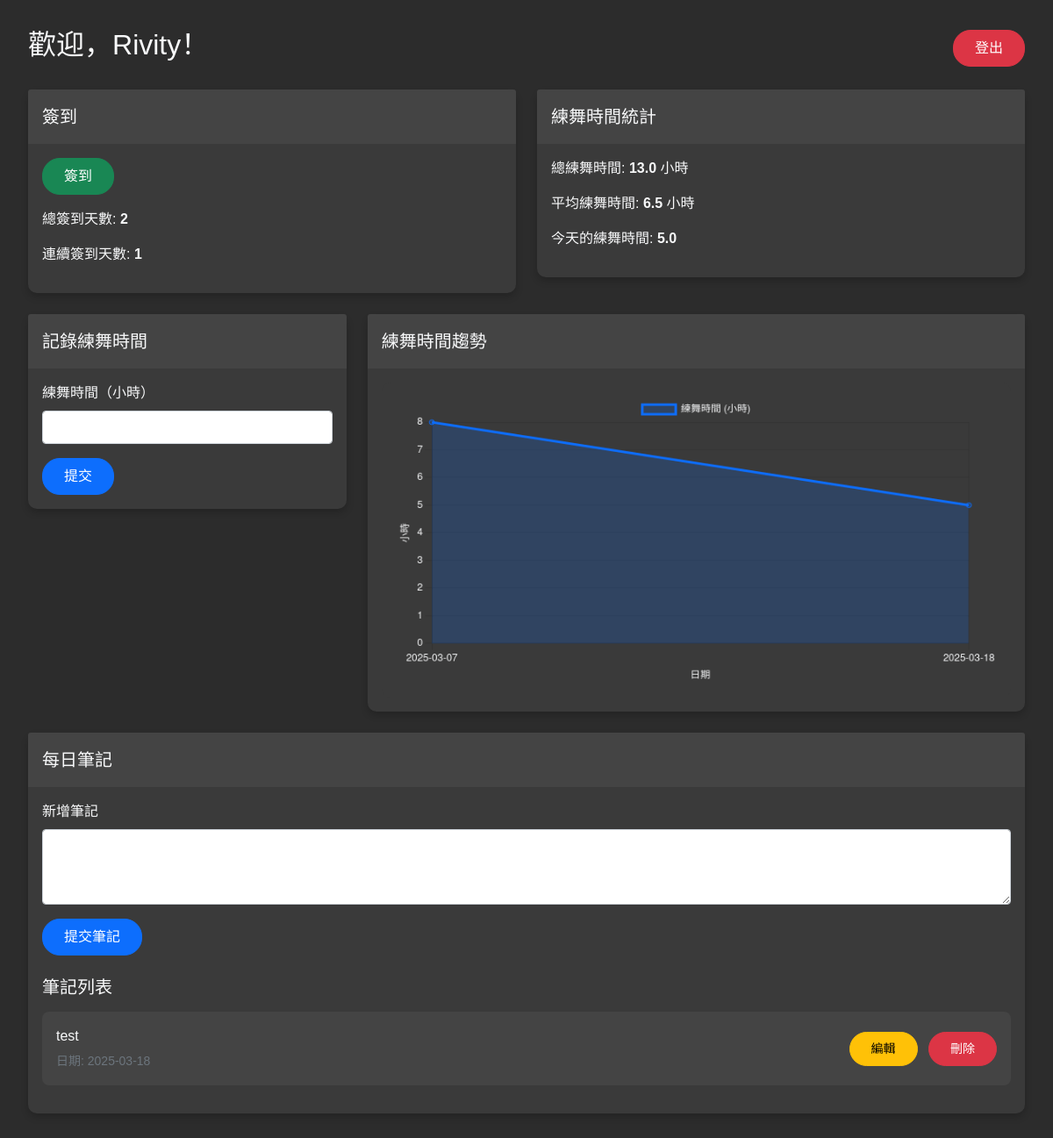
Page /dashboard (signed in) on the committed database.
### app.py (models this page shows)
class User(UserMixin, db.Model):
    id = db.Column(db.Integer, primary_key=True)
    username = db.Column(db.String(120), unique=True, nullable=False)
    password = db.Column(db.String(120), nullable=False)
    is_admin = db.Column(db.Boolean, default=False)
    sign_in_records = db.relationship('SignInRecord', backref='user', lazy=True)
    dance_sessions = db.relationship('DanceSession', backref='user', lazy=True)
    notes = db.relationship('Note', backref='user', lazy=True)

class DanceSession(db.Model):
    id = db.Column(db.Integer, primary_key=True)
    session_date = db.Column(db.Date, nullable=False)
    duration = db.Column(db.Float, nullable=False)
    user_id = db.Column(db.Integer, db.ForeignKey('user.id'), nullable=False)

class Note(db.Model):
    id = db.Column(db.Integer, primary_key=True)
    content = db.Column(db.Text, nullable=False)
    note_date = db.Column(db.Date, nullable=False)
    user_id = db.Column(db.Integer, db.ForeignKey('user.id'), nullable=False)

### app.py (the view, shortened to what this page needs)
@app.route('/dashboard', methods=['GET', 'POST'])
@login_required
def dashboard():
    logging.debug(f"Current user authenticated: {current_user.is_authenticated}")
    sign_in_records = SignInRecord.query.filter_by(user_id=current_user.id).all()
    total_sign_in_days = len(sign_in_records)
    consecutive_sign_in_days = 0
    sign_in_dates = [record.sign_in_date for record in sign_in_records]
    sign_in_dates.sort(reverse=True)
    if sign_in_dates:
        last_sign_in_date = sign_in_dates[0]
        consecutive_sign_in_days = 1
        for i in range(1, len(sign_in_dates)):
            if (last_sign_in_date - sign_in_dates[i]).days == 1:
                consecutive_sign_in_days += 1
            else:
                break
            last_sign_in_date = sign_in_dates[i]
    dance_sessions = DanceSession.query.filter_by(user_id=current_user.id).all()
    total_dance_time = sum(session.duration for session in dance_sessions)
    average_dance_time = total_dance_time / len(dance_sessions) if dance_sessions else 0
    today = date.today()
    existing_session = DanceSession.query.filter_by(user_id=current_user.id, session_date=today).first()
    if request.method == 'POST' and 'duration' in request.form and existing_session is None:
        duration = float(request.form['duration'])
        new_session = DanceSession(user_id=current_user.id, duration=duration, session_date=today)
        db.session.add(new_session)
        db.session.commit()
        flash('練舞時間紀錄成功！', 'success')
    if request.method == 'POST' and 'note_content' in request.form and 'edit_note_id' not in request.form:
        content = request.form['note_content']
        new_note = Note(user_id=current_user.id, content=content, note_date=today)
        db.session.add(new_note)
        db.session.commit()
        flash('筆記新增成功！', 'success')
    notes = Note.query.filter_by(user_id=current_user.id).order_by(Note.note_date.desc()).all()
    labels = [str(session.session_date) for session in dance_sessions]
    dance_data = [session.duration for session in dance_sessions]
    labels_json = json.dumps(labels)
    dance_data_json = json.dumps(dance_data)
    today_dance_time = existing_session.duration if existing_session else "尚未提交練舞時間"
    return render_template('dashboard.html',
                         total_sign_in_days=total_sign_in_days,
                         consecutive_sign_in_days=consecutive_sign_in_days,
                         total_dance_time=total_dance_time,
                         average_dance_time=average_dance_time,
                         today_dance_time=today_dance_time,
                         labels=labels_json,
                         dance_data=dance_data_json,
                         notes=notes)

### app.py (called while the page is built)
@login_manager.user_loader
def load_user(user_id):
    return User.query.get(int(user_id))

### templates/dashboard.html (shortened to what this page needs)
<!DOCTYPE html>
<html lang="zh">
<head>
    <link href="https://cdn.jsdelivr.net/npm/bootstrap@5.1.3/dist/css/bootstrap.min.css" rel="stylesheet">
</head>
<body>
    <div class="dashboard-container">
        <div class="d-flex justify-content-between align-items-center mb-4">
            <h2>歡迎，{{ current_user.username }}！</h2>
            <a href="{{ url_for('logout') }}" class="btn btn-danger btn-custom">登出</a>
        </div>
        <div class="row mb-4">
            <div class="col-md-6">
                <div class="card">
                    <div class="card-header">簽到</div>
                    <div class="card-body">
                        <form method="POST">
                            <button type="submit" name="sign_in" class="btn btn-success btn-custom mb-3">簽到</button>
                        </form>
                        <p>總簽到天數: <strong>{{ total_sign_in_days }}</strong></p>
                        <p>連續簽到天數: <strong>{{ consecutive_sign_in_days }}</strong></p>
                    </div>
                </div>
            </div>
            <div class="col-md-6">
                <div class="card">
                    <div class="card-header">練舞時間統計</div>
                    <div class="card-body">
                        <p>總練舞時間: <strong>{{ total_dance_time }}</strong> 小時</p>
                        <p>平均練舞時間: <strong>{{ average_dance_time | round(2) }}</strong> 小時</p>
                        <p>今天的練舞時間: <strong>{{ today_dance_time }}</strong></p>
                    </div>
                </div>
            </div>
        </div>
        <div class="row mb-4">
            <div class="col-md-4">
                <div class="card">
                    <div class="card-header">記錄練舞時間</div>
                    <div class="card-body">
                        <form method="POST">
                            <div class="mb-3">
                                <label for="duration" class="form-label">練舞時間（小時）</label>
                                <input type="number" name="duration" id="duration" class="form-control" step="0.1" min="0" required>
                            </div>
                            <button type="submit" class="btn btn-primary btn-custom">提交</button>
                        </form>
                    </div>
                </div>
            </div>
            <div class="col-md-8">
                <div class="card">
                    <div class="card-header">練舞時間趨勢</div>
                    <div class="card-body">
                        <canvas id="danceChart"></canvas>
                    </div>
                </div>
            </div>
        </div>
        <div class="card mb-4">
            <div class="card-header">每日筆記</div>
            <div class="card-body">
                <form method="POST" class="mb-4">
                    <div class="mb-3">
                        <label for="note_content" class="form-label">新增筆記</label>
                        <textarea name="note_content" id="note_content" class="form-control" rows="3" required></textarea>
                    </div>
                    <button type="submit" class="btn btn-primary btn-custom">提交筆記</button>
                </form>
                <h5 class="mb-3">筆記列表</h5>
                {% if notes %}
                    {% for note in notes %}
                        <div class="note-item d-flex justify-content-between align-items-center">
                            <div>
                                <p class="mb-1">{{ note.content }}</p>
                                <small class="text-muted">日期: {{ note.note_date }}</small>
                            </div>
                            <div>
                                <button type="button" class="btn btn-warning btn-sm btn-custom me-2" data-bs-toggle="modal" data-bs-target="#editNoteModal{{ note.id }}">編輯</button>
                                <form method="POST" action="{{ url_for('delete_note', note_id=note.id) }}" style="display:inline;">
                                    <button type="submit" class="btn btn-danger btn-sm btn-custom" onclick="return confirm('確定要刪除此筆記嗎？');">刪除</button>
                                </form>
                            </div>
                        </div>
                    {% endfor %}
                {% else %}
                    <p class="text-muted">尚未有筆記。</p>
                {% endif %}
            </div>
        </div>
    </div>
    <script>
        const ctx = document.getElementById('danceChart').getContext('2d');
        const labels = {{ labels | safe }};
        const danceData = {{ dance_data | safe }};
        const danceChart = new Chart(ctx, {
            type: 'line',
            data: {
                labels: labels,
                datasets: [{
                    label: '練舞時間 (小時)',
                    data: danceData,
                    borderColor: '#0d6efd',
                    backgroundColor: 'rgba(13, 110, 253, 0.2)',
                    fill: true,
                }]
            },
            options: {
                scales: {
                    y: { beginAtZero: true, title: { display: true, text: '小時', color: '#f8f9fa' }, ticks: { color: '#f8f9fa' } },
                    x: { title: { display: true, text: '日期', color: '#f8f9fa' }, ticks: { color: '#f8f9fa' } }
                },
                plugins: { legend: { labels: { color: '#f8f9fa' } } }
            }
        });
    </script>
</body>
</html>

### templates/dashboard.html (style rules this page uses)
body { background-color: #2c2c2c; color: #f8f9fa; font-family: 'Arial', sans-serif; }
.dashboard-container { max-width: 1200px; margin: 0 auto; padding: 2rem; }
.card { background-color: #3a3a3a; border: none; border-radius: 10px; box-shadow: 0 4px 8px rgba(0, 0, 0, 0.2); transition: transform 0.2s; }
.card-header { background-color: #444; border-bottom: none; font-size: 1.25rem; padding: 1rem; border-radius: 10px 10px 0 0; }
.btn-custom { border-radius: 20px; padding: 0.5rem 1.5rem; }
.note-item { background-color: #444; border-radius: 8px; padding: 1rem; margin-bottom: 1rem; }
canvas { background-color: #3a3a3a; border-radius: 10px; padding: 1rem; }

### rows in the picture
User: username "Rivity"
DanceSession: duration "5.0"
Note: content "test", note_date "2025-03-18"

### other values in the picture
{{ total_sign_in_days }} "2"
{{ consecutive_sign_in_days }} "1"
{{ total_dance_time }} "13.0"
{{ average_dance_time | round(2) }} "6.5"
chart data {{ labels | safe }} ["2025-03-07", "2025-03-18"]
chart data {{ dance_data | safe }} [8.0, 5.0]
